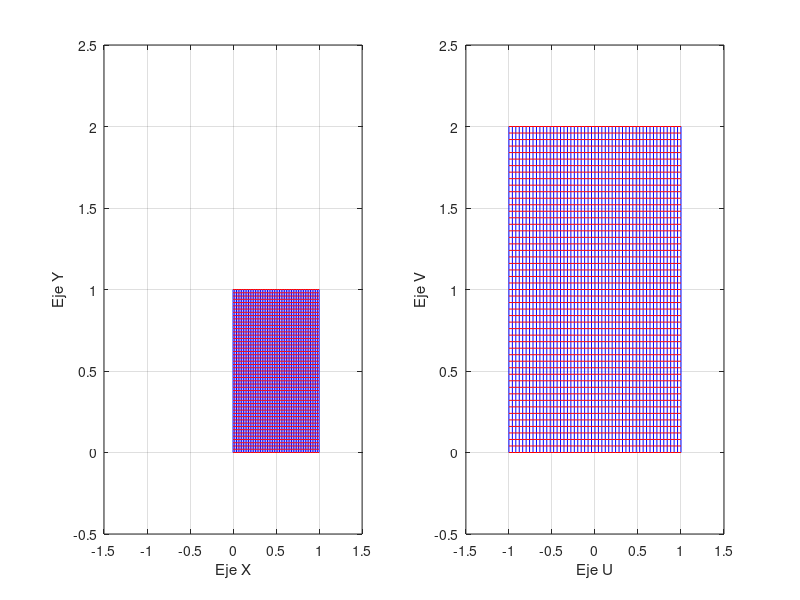

Reproduce this figure in MATLAB.
clear all, close all 
% z = x + i*y
x=[0:0.02:1]; % particion del lado horizontal
y=[0:0.02:1]; % particion del lado vertical

[X,Y]=meshgrid(x,y); % puntos del mallado

subplot(1,2,1), 
plot(X,Y,'b')
hold on
plot(X',Y','r')
xlabel('Eje X')
ylabel('Eje Y')
axis([-1.5 1.5 -0.5 2.5])
grid on
box on

% U = X.^2 - Y.^2;
% V = 2*X.*Y;



U = 2 *X-1;
V = 2*Y;

subplot(1,2,2), 
plot(U,V,'b')
hold on
plot(U',V','r')
xlabel('Eje U')
ylabel('Eje V')
axis([-1.5 1.5 -0.5 2.5])
grid on
box on
